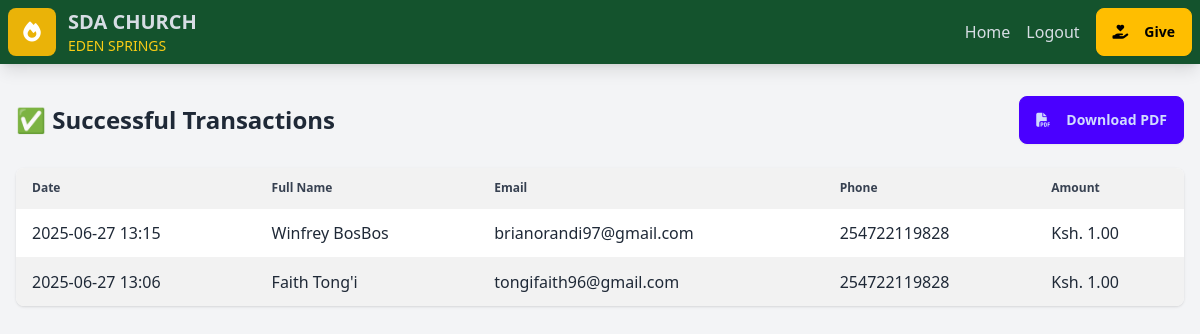
The app's page /finance-report/ (signed in) with its own data.
### camp_meeting/models.py (models this page shows, shortened)
class Contribution(models.Model):
    STATUS_CHOICES = [
        ('pending', 'Pending'),
        ('completed', 'Completed'),
        ('failed', 'Failed'),
        ('cancelled', 'Cancelled'),
    ]
    full_name = models.CharField(max_length=100)
    email = models.EmailField(max_length=254, blank=True, null=True)
    phone_number = models.CharField(max_length=15)
    amount = models.DecimalField(
        max_digits=10,
        decimal_places=2,
        validators=[MinValueValidator(1.00)]
    )
    status = models.CharField(
        max_length=20,
        choices=STATUS_CHOICES,
        default='pending'
    )
    mpesa_transaction_id = models.CharField(
        max_length=50,
        blank=True,
        null=True
    )
    is_verified = models.BooleanField(default=False)
    checkout_request_id = models.CharField(max_length=100, blank=True, null=True)
    created_at = models.DateTimeField(default=timezone.now)
    updated_at = models.DateTimeField(auto_now=True)
    class Meta:
        ordering = ['-created_at']

### camp_meeting/views.py (the view, shortened to what this page needs)
# urls.py: path('finance-report/', views.finance_report, name='finance_report'),
@login_required
def finance_report(request):
    transactions = Contribution.objects.filter(is_verified=True, status="Completed").order_by('-created_at')
    print("Finance report count:", transactions.count())
    return render(request, 'camp_meeting/finance_report.html', {
        'transactions': transactions,
        'is_export': False
    })

### camp_meeting/templates/camp_meeting/finance_report.html (shortened to what this page needs)
{% load static %}
<!DOCTYPE html>
<html lang="en" data-theme="light">
<head>
    <script src="https://cdn.tailwindcss.com"></script>
    <link href="https://cdn.jsdelivr.net/npm/daisyui@4.4.0/dist/full.min.css" rel="stylesheet" type="text/css" />
    <link rel="stylesheet" href="https://cdnjs.cloudflare.com/ajax/libs/font-awesome/6.4.0/css/all.min.css">
    <link rel="stylesheet" href="{% static 'css/styles.css' %}">
</head>
<body class="bg-gray-100 text-gray-800 min-h-screen">
    <header id="about" class="navbar bg-green-900 text-neutral-content shadow-lg sticky top-0 z-50">
        <div class="navbar-start">
            <div class="flex items-center space-x-3">
                <div class="w-12 h-12 bg-yellow-500 rounded-lg flex items-center justify-center">
                    <i class="fas fa-fire text-white text-xl"></i>
                </div>
                <div>
                    <h1 class="text-xl font-bold">SDA CHURCH</h1>
                    <p class="text-sm text-yellow-400">EDEN SPRINGS</p>
                </div>
            </div>
        </div>
        <div class="navbar-end space space-x-4">
            <a href="{% url 'camp_meeting:landing' %}" class="hover:text-yellow-400">Home</a>
            <a href="{% url 'camp_meeting:login' %}" class="hover:text-yellow-400">Logout</a>
            <a href="#contribute" class="btn btn-warning btn-sm md:btn-md">
                <i class="fas fa-hand-holding-heart mr-2"></i>
                Give
            </a>
        </div>
    </header>
    <div class="max-w-7xl mx-auto px-4 py-8">
        <div class="flex flex-col sm:flex-row items-start sm:items-center justify-between mb-6 gap-4">
            <h2 class="text-xl sm:text-2xl font-bold">✅ Successful Transactions</h2>
            <a href="?format=pdf" target="_blank" class="btn btn-primary w-full sm:w-auto">
                <i class="fas fa-file-pdf mr-2"></i> Download PDF
            </a>
        </div>
        <div class="overflow-x-auto bg-white rounded-lg shadow">
            <table class="table table-zebra w-full text-sm sm:text-base">
                <thead class="bg-base-200 text-gray-700">
                    <tr>
                        <th class="text-left whitespace-nowrap">Date</th>
                        <th class="text-left whitespace-nowrap">Full Name</th>
                        <th class="text-left whitespace-nowrap">Email</th>
                        <th class="text-left whitespace-nowrap">Phone</th>
                        <th class="text-left whitespace-nowrap">Amount</th>
                    </tr>
                </thead>
                <tbody>
                    {% for tx in transactions %}
                    <tr>
                        <td class="whitespace-nowrap">{{ tx.created_at|date:"Y-m-d H:i" }}</td>
                        <td class="whitespace-nowrap">{{ tx.full_name }}</td>
                        <td class="whitespace-nowrap">{{ tx.email }}</td>
                        <td class="whitespace-nowrap">{{ tx.phone_number }}</td>
                        <td class="whitespace-nowrap">Ksh. {{ tx.amount }}</td>
                    </tr>
                    {% empty %}
                    <tr>
                        <td colspan="6" class="text-center py-4 text-gray-500">No transactions found.</td>
                    </tr>
                    {% endfor %}
                </tbody>
            </table>
        </div>
    </div>
</body>
</html>

### records on screen
Contribution: created_at "2025-06-27 13:15", full_name "Winfrey BosBos", email "brianorandi97@gmail.com", phone_number "254722119828", amount "1.00"
Contribution: created_at "2025-06-27 13:06", full_name "Faith Tong'i", email "tongifaith96@gmail.com", phone_number "254722119828", amount "1.00"
